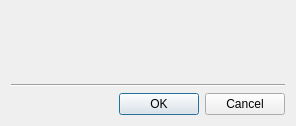
<?xml version="1.0" encoding="UTF-8"?>
<ui version="4.0">
 <class>QnBuildNumberDialog</class>
 <widget class="QDialog" name="QnBuildNumberDialog">
  <property name="geometry">
   <rect>
    <x>0</x>
    <y>0</y>
    <width>296</width>
    <height>126</height>
   </rect>
  </property>
  <property name="sizePolicy">
   <sizepolicy hsizetype="Preferred" vsizetype="Preferred">
    <horstretch>0</horstretch>
    <verstretch>0</verstretch>
   </sizepolicy>
  </property>
  <property name="windowTitle">
   <string>Choose a specific build</string>
  </property>
  <layout class="QVBoxLayout" name="verticalLayout">
   <item>
    <widget class="QWidget" name="widget" native="true">
     <layout class="QVBoxLayout" name="verticalLayout_2">
      <item>
       <widget class="QnInputField" name="buildNumberInputField" native="true"/>
      </item>
      <item>
       <widget class="QnInputField" name="passwordInputField" native="true"/>
      </item>
     </layout>
    </widget>
   </item>
   <item>
    <spacer name="verticalSpacer">
     <property name="orientation">
      <enum>Qt::Vertical</enum>
     </property>
     <property name="sizeHint" stdset="0">
      <size>
       <width>20</width>
       <height>40</height>
      </size>
     </property>
    </spacer>
   </item>
   <item>
    <widget class="Line" name="line">
     <property name="orientation">
      <enum>Qt::Horizontal</enum>
     </property>
    </widget>
   </item>
   <item>
    <widget class="QDialogButtonBox" name="buttonBox">
     <property name="orientation">
      <enum>Qt::Horizontal</enum>
     </property>
     <property name="standardButtons">
      <set>QDialogButtonBox::Cancel|QDialogButtonBox::Ok</set>
     </property>
    </widget>
   </item>
  </layout>
 </widget>
 <customwidgets>
  <customwidget>
   <class>QnInputField</class>
   <extends>QWidget</extends>
   <header location="global">ui/widgets/common/input_field.h</header>
   <container>1</container>
  </customwidget>
 </customwidgets>
 <tabstops>
  <tabstop>buttonBox</tabstop>
 </tabstops>
 <resources/>
 <connections/>
</ui>
